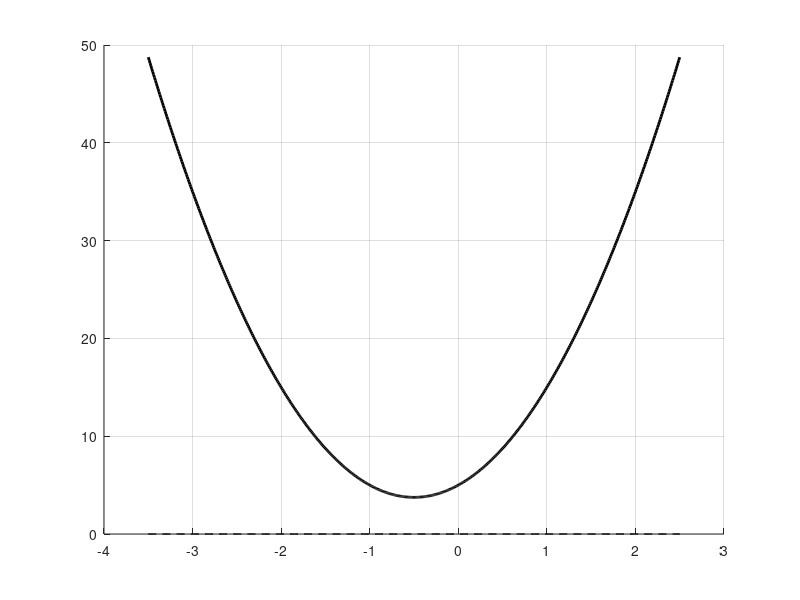

MATLAB code to generate this figure:
clear;
clc;

a = input('Nhap gia tri cho bien a: ');
b = input('Nhap gia tri cho bien b: ');
c = input('Nhap gia tri cho bien c: ');

if a == 0
    if b == 0
        if c == 0
            disp('Phuong trinh vo so nghiem (0 = 0)');
            x = c - 5 : 0.01 : c + 5;
        else
            disp('Phuong trinh vo nghiem ( Const != 0)');
            x = c - 5 : 0.01 : c + 5;
        end

    else
        % Phuong trinh bac nhat: bx + c = 0
        x = -c/b;
        disp(['Phuong trinh co 1 nghiem x = ', num2str(x)]);

        plot ( [x],[0], 'ro' , 'markersize' , 8, 'markerfacecolor', 'r' );

        x = x - 5 : 0.01 : x + 5;
        
       
    end
else 

    delta=b*b-4*a*c;
     
    if (delta<0)
        
        disp('Phuong trinh vo nghiem');
        x1=-b/(2*a);
        x = x1-3:0.01:x1+3;
        
    elseif (delta==0)
        x1=-b/(2*a);
        disp (['Phuong trinh co 1 nghiem kep x= ', num2str(x1)]);
        x= x1-3:0.01:x1+3;
        plot ( [x1],[0], 'ro' , 'markersize' , 8, 'markerfacecolor', 'r' );
        hold on;
        plot ( [x1],[-(a*5)], 'wo' , 'markersize' , 1, 'markerfacecolor', 'w' );
          
    else
        x1=(-b-sqrt(delta))/(2*a);
        x2=(-b+sqrt(delta))/(2*a);
        disp (['Phuong trinh co 2 nghiem x1= ', num2str(x1),' va x2= ', num2str(x2)]);

        if (x1>x2)
            temp=x2;
            x2=x1;
            x1=temp;
        end 

        space=x2-x1;
        x= x1-space*0.3 : 0.01 : x2+space*0.3;
        plot ( [x1 x2],[0 0], 'ro' , 'markersize' , 8, 'markerfacecolor', 'r' );
            
    end
     
end

hold on;   

grid on;

hold on; 

y = a*x.^2 + b*x + c;   
plot(x, y, 'k-', 'LineWidth', 2);

hold on;

y=x.*0;
plot( x  , y , 'k--', 'LineWidth', 1);

hold on;
    